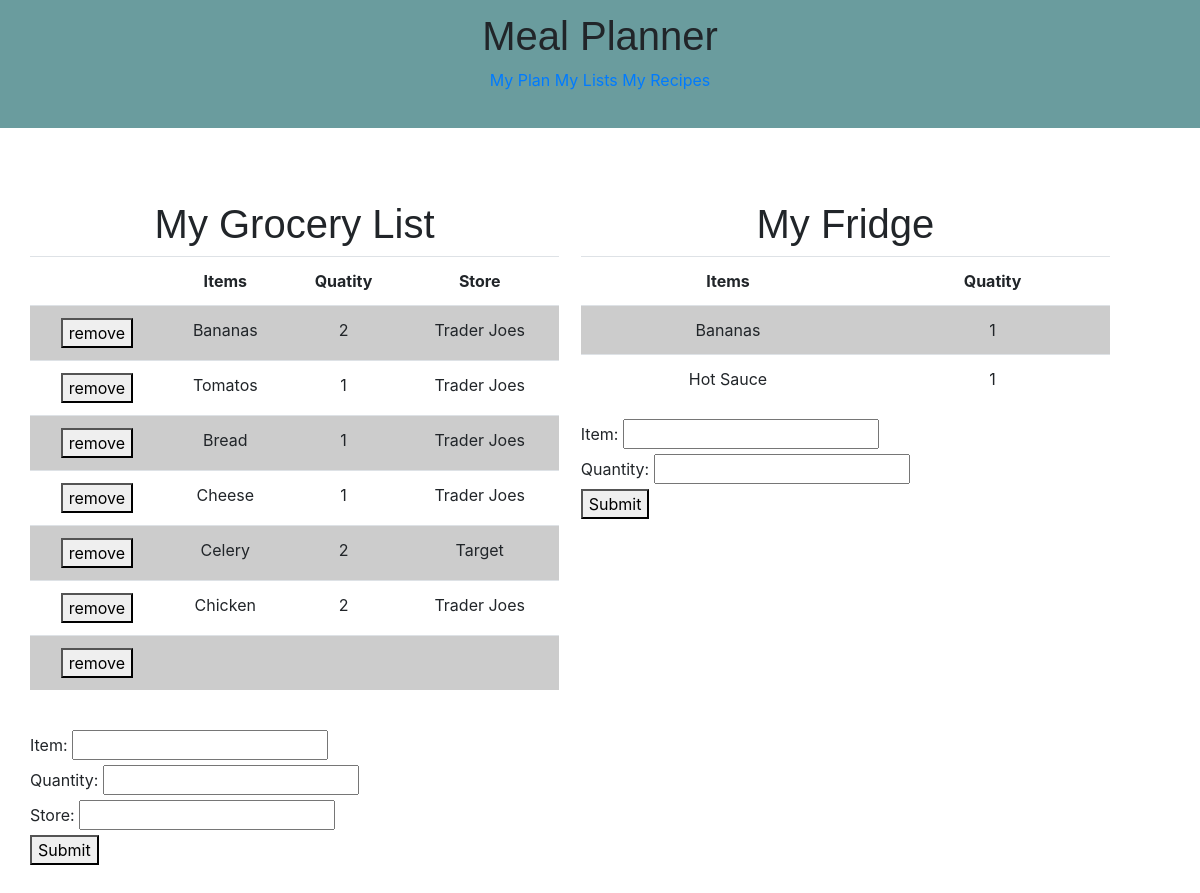
The page /mylists on the database its author committed.
### app/models.py (models this page shows, shortened)
class myGroceryList(db.Model):
    __tablename__ = 'myGroceryList'
    id = db.Column(db.Integer, primary_key=True)
    ingredient = db.Column(db.Text, nullable=False)
    qty = db.Column(db.Text, nullable=False)
    store = db.Column(db.Text)
    userID = db.Column(db.Integer, db.ForeignKey('User.id'), nullable=False)

class myFridge(db.Model):
    __tablename__ = 'myFridge'
    ingredientID = db.Column(db.Integer, primary_key=True, nullable=False, unique=False)
    ingredient = db.Column(db.Text, nullable=False)
    qty = db.Column(db.Text, nullable=False)
    userID = db.Column(db.Integer, db.ForeignKey('User.id'), nullable=False)

### app/routes.py (the view, shortened to what this page needs)
@app.route('/mylists', methods=['GET', 'POST'])
def mylists():
    headings = (" ", "Items", "Quatity", "Store")
    headings2 = ("Items", "Quatity")
    data = db.session.query(myGroceryList.ingredient, myGroceryList.qty, myGroceryList.store).all() #add more rows
    data2 = db.session.query(myFridge.ingredient, myFridge.qty).all()
    return render_template('mylists.html', headings=headings, headings2=headings2, data=data, data2=data2)

### app/templates/mylists.html (shortened to what this page needs)
{% extends "layout.html" %}
{% block body %}
<div class='container'>
  <div class='floatLeft'>
    <h1>My Grocery List</h1>
    <table class='table'>
      <tr class='table_header' >
        {% for header in headings %}
        <th> {{header}}</th>
        {% endfor %}
      </tr>
        {% for row in data %}
        <tr class= 'table_row'>
          <td class='remove'><button name='remove'value='{{cell}}'>remove</button></td>
          {% for cell in row %}
          <td class = 'table_cell'>{{cell}}</td>
          {% endfor %}
        </tr>
        {% endfor %}
    </table><br>
    <form method='POST' action= '/mylists'>
      <label>Item: </label>
      <input type='text' name='item'><br>
      <label>Quantity: </label>
      <input type='text' name='qty'><br>
      <label>Store: </label>
      <input type='text' name='store'><br>
      <button type='submit' name='grocery' value='Submit'>Submit</button>
    </form><br>
  </div>
  <div class='floatRight'>
    <h1>My Fridge</h1>
    <table class='table'>
      <tr class='table_header' >
        {% for header in headings2 %}
        <th> {{header}}</th>
        {% endfor %}
      </tr>
        {% for row in data2 %}
          <tr class= 'table_row'>
            {% for cell in row %}
            <td class = 'table_row'>{{cell}}</td>
          {% endfor %}
        </tr>
        {% endfor %}
    </table>
    <form method='POST' action= '/mylists'>
      <label>Item: </label>
      <input type='text' name='item'><br>
      <label>Quantity: </label>
      <input type='text' name='qty'><br>
      <button type='submit' name='fridge' value='Submit'>Submit</button>
    </form>
  </div>
</div>
<br><br><br>
{% endblock %}

### app/templates/layout.html (shortened to what this page needs)
<!doctype html>
<html lang="eng">
<head>
  <link rel="stylesheet" href="//netdna.bootstrapcdn.com/bootstrap/4.0.0/css/bootstrap.min.css">
</head>
<body>
  <header>
    <h1> Meal Planner</h1>
    <ul>
      <li>
        <a href="/">My Plan</a>
        <a href="/mylists">My Lists</a>
        <a href="/myrecipes">My Recipes</a>
      </li> <br>
    </ul>
  </header>
  <div class="container">
    <br><br><br>
    {% block body %}{% endblock %}
</div>
</body>
</html>

### app/templates/layout.html (style rules this page uses)
header { background-color: #6a9c9e; padding: 12px; }
h1 { font-family: 'Trebuchet MS', 'Lucida Sans Unicode', 'Lucida Grande', 'Lucida Sans', Arial, sans-serif; text-align: center; }
ul { padding: 0px; text-align: center; list-style-type: none; display: inline; color: black; }
table { position: relative; text-align: center; }
.floatLeft { position: relative; float: left; width: 49%; padding: 0px; }
.floatRight { position: relative; float: right; width: 49%; padding: 0px; }
form { position: static; display: block; }
.container { display: inline-block; vertical-align: middle; }
tr:nth-child(even) { background: #CCC }
tr:nth-child(odd) { background: #FFF }

### rows shown on the page
myGroceryList: ingredient "Bananas", row "2", store "Trader Joes"
myGroceryList: ingredient "Tomatos", row "1", store "Trader Joes"
myGroceryList: ingredient "Bread", row "1", store "Trader Joes"
myGroceryList: ingredient "Cheese", row "1", store "Trader Joes"
myGroceryList: ingredient "Celery", row "2", store "Target"
myGroceryList: ingredient "Chicken", row "2", store "Trader Joes"
myFridge: ingredient "Bananas", row "1"
myFridge: ingredient "Hot Sauce", row "1"

### other values the page prints
{{ header }} "Items" "Quatity" "Store"
{{ header }} "Items" "Quatity"
